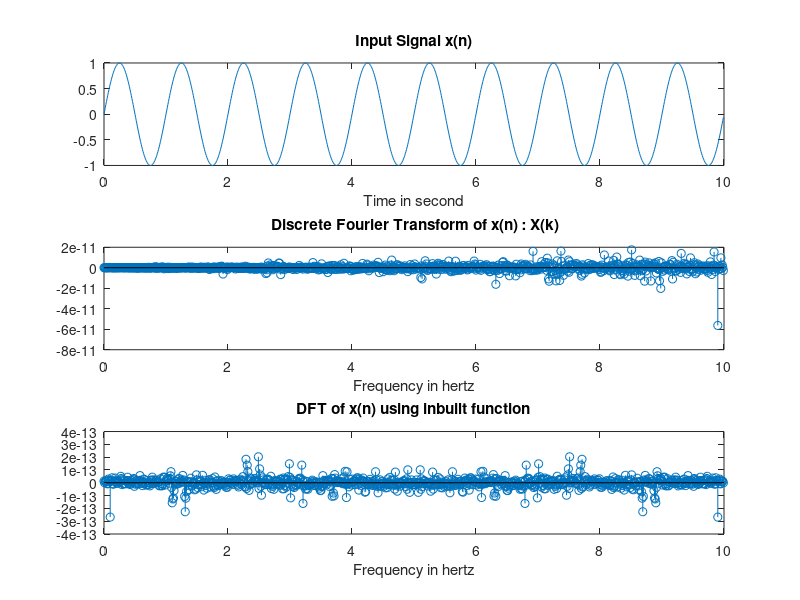

Recreate this plot in MATLAB.

% Discrete Fourier Transform
clear all;
close all;
clc;
t=0:1/100:10-1/100
x=sin(2*pi*1*t);
n=length(x);
 
for k=1:n
    X(k)=0;
    for p=1:n
        a=p-1;
        b=k-1;
        X(k)=X(k)+x(p)*exp(-1*1j*2*pi*a*b/n);
    end
end
 
Y=fft(x);
 
figure(1);
subplot(3,1,1);
plot(t,x);
xlabel('Time in second');
title('Input Signal x(n)');
 
subplot(3,1,2);
stem(t,X);
xlabel('Frequency in hertz');
title(' Discrete Fourier Transform of x(n) : {X(k)}');
 
 
subplot(3,1,3);
stem(t,Y);
xlabel('Frequency in hertz');
title('DFT of x(n) using inbuilt function');
